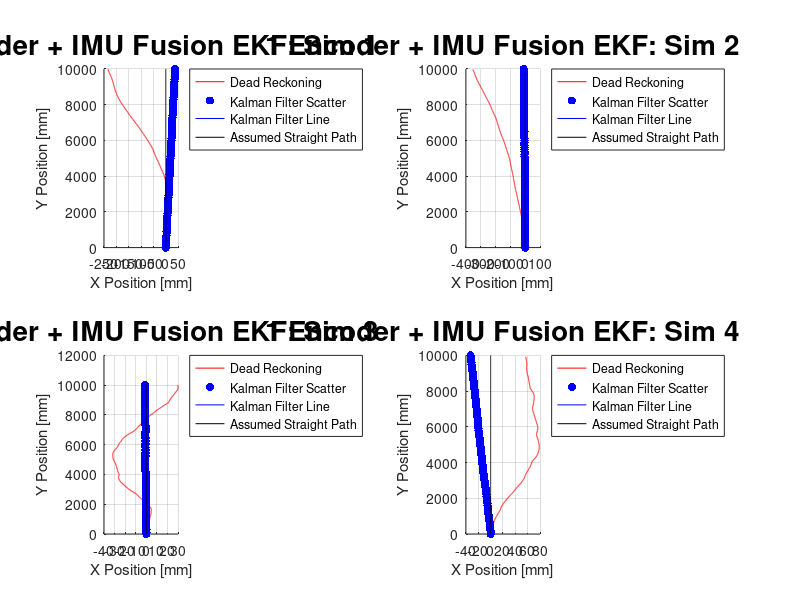

Recreate this plot in MATLAB.
close all
clear all
%% Notes
%   In each option IMU and GPS sampling rates are the same and encoder
%   simulation is decimated to match.
%
%   Encoder + IMU + GPS simulation does not take into account different
%   sampling rates. The lowest sampling rate sbhould be used for decimation 
%
%% Pick An Option Below

Option = 4;

%   1 = 2 Encoder + GPS
%   2 = 2 Encoder + IMU
%   3 = 2 Encoder + IMU + GPS
%   4 = 1 Encoder + IMU 


%% Variables
l = 50;                     % Wheel base
r = 10;                     % Wheel radius
C = 2*pi*r;                 % Wheel circumference
v = 100;                    % 20mm/s max linear velocity
w = 2*v/l;                  % Angular speed when rotating
fIMU = 1;                   % 1 Hz  
fGPS = 1;                   % 1 Hz 
fEnc = 10;                  % 5 Hz  

dtEnc = 1/fEnc;             % Encoder timestep

sim_length = 10000;         % Straight line length
t_len = sim_length/v;       % Time moving 

encStd = 0.5;               % Standard Deviations
GPSStd = 40;  
IMUStd = 0.2*pi/180;          

sinamp = 0;                %Amplitude of GPS X sine wave

X0 = 0;
Y0 = 0;
Z0 = 0;
Theta0 = 90*pi/180;

IMU_points = t_len/(fIMU);
gps_points = t_len/(fGPS);

%% Functions 
% Velocity
theta_dot_v = @(vr, vl) (1/l)*(vr - vl)*dtEnc;
X_dot_v = @(vr, vl, theta) (vr/2 + vl/2)*cos(theta + (theta_dot_v(vr, vl)/2))*dtEnc; 
Y_dot_v = @(vr, vl, theta) (vr/2 + vl/2)*sin(theta + (theta_dot_v(vr, vl)/2))*dtEnc;
enc_noise = @(encVar) (encVar)*randn(1);

%% Initialise 
X = X0;
Y = Y0;
Theta = Theta0;

%% Simulate and Plot Ideal Data
count = 1;
XIdeal(count,:) = X;
YIdeal(count,:) = Y;
ThetaIdeal(count,:) = Theta0;
speeds(count,:)= [v v];

while Y < sim_length
    
    count = count + 1;
    Y = Y + Y_dot_v(v, v, Theta0);
    X = X + X_dot_v(v, v, Theta0);
    XIdeal(count,:) = X;
    YIdeal(count,:) = Y;
    ThetaIdeal(count,:) = Theta0;
    speeds(count,:) = [v v];
        
end


%% Preset Sizes
encError = zeros(length(speeds),2);
pose_noise = zeros(length(speeds),4);
thetaGyroMeas = zeros(IMU_points,1);
x_sim_gps = zeros(1,length(gps_points));
y_sim_gps = zeros(1,length(gps_points));
X_kal = zeros(IMU_points,4);

for pp =1:4
            %% Add Encoder Noise
        for i = 1: length(speeds)
            encError(i,1) = enc_noise(encStd);
            encError(i,2) = enc_noise(encStd);
        end

        lwv_e = (speeds(:,2) + encError(:,2));
        rwv_e = (speeds(:,1) + encError(:,1));

        
        %% Reinitialise and Plot

        xt = X0;
        yt = Y0;
        theta = Theta0;

        for ii = 1:length(speeds)
            pose_noise(ii,1:4) = [xt, yt, 0, theta];

            xt = pose_noise(ii,1) + X_dot_v(rwv_e(ii),lwv_e(ii), pose_noise(ii,4)); 
            yt = pose_noise(ii,2) + Y_dot_v(rwv_e(ii),lwv_e(ii), pose_noise(ii,4)); 
            theta = pose_noise(ii,4) + (theta_dot_v(rwv_e(ii), lwv_e(ii)));

        end
        
        if Option == 1 %Encoder + GPS
            %% Simulate GPS data
            x_sim_gps = zeros(1,length(XIdeal));
            y_sim_gps = zeros(1,length(XIdeal));

            tt = linspace(0,2*pi,length(XIdeal));

            for q = 1:length(XIdeal)

                x_sim_gps(q) = XIdeal(q) + randn()*(GPSStd) + sinamp*sin(tt(q)/2); 
                y_sim_gps(q) = YIdeal(q) + randn()*(GPSStd);

            end

            factor = fEnc/fGPS;
            x_sim_gps = decimate(x_sim_gps,factor,5);
            y_sim_gps = decimate(y_sim_gps,factor,5);

            %% Decimate and Convert Encoders and Units 

            factor = fEnc/fGPS;
            lwv_e = decimate(lwv_e,factor,5)/dtEnc;
            rwv_e = decimate(rwv_e,factor,5)/dtEnc;

            %% EKF

            R = [GPSStd 0 0 
                0 GPSStd 0 
                0 0 GPSStd ]; 

            V = eye(3);

            Q = [encStd 0
                0   encStd];

            P_ini = zeros(4,4);
            P = P_ini;
            X_kal = zeros(length(x_sim_gps),4);

            % Initial Guess of State

            X_hat_prev = [X0, Y0, Z0, Theta0]; 

            X_hat_prev(1) = X0;
            X_hat_prev(2) = Y0;
            X_hat_prev(3) = 0;
            X_hat_prev(4) = Theta0;

            X_kal(1,1:4) = [X_hat_prev(1) X_hat_prev(2) X_hat_prev(3) X_hat_prev(4)];


            for i = 1:length(rwv_e)

                X_hat_minus = [X_hat_prev(1) + X_dot_v(rwv_e(i),lwv_e(i),X_hat_prev(4))
                               X_hat_prev(2) + Y_dot_v(rwv_e(i),lwv_e(i),X_hat_prev(4))
                               X_hat_prev(3)
                               X_hat_prev(4) + theta_dot_v(rwv_e(i),lwv_e(i))   ];


                A = [1  0   0   -(dtEnc/2)*(rwv_e(i) + lwv_e(i))*sin(X_hat_prev(4))
                    0   1   0  (dtEnc/2)*(rwv_e(i) + lwv_e(i))*cos(X_hat_prev(4))
                    0   0   1   0
                    0   0   0   1];

                W = [(dtEnc/2)*cos(X_hat_prev(4))  (dtEnc/2)*cos(X_hat_prev(4))
                    (dtEnc/2)*sin(X_hat_prev(4)) (dtEnc/2)*sin(X_hat_prev(4))
                    0   0
                    ( -dtEnc/l)     (dtEnc/l)];



                % Measurment Jacobian
                H = [   1 0 0 0
                        0 1 0 0
                        0 0 1 0    ];


                z = [x_sim_gps(i)
                     y_sim_gps(i)
                     0];


                h_0 = H*X_hat_minus; %% from online presentation???

                % Kalman Filter Implimentation

                P = A*P*A' + W*Q*W'; 

                K = P*H'*(H*P*H' + V*R*V')^-1; %%%%%

                %EKF Correction
                X_hat = X_hat_minus  + K*(z - h_0);

                X_kal(i+1,1:4) = X_hat(1:4)';

                P = (eye(4)-K*H)*P; 

                X_hat_prev = X_hat;

end 
        
    elseif Option == 2 % Encoder + IMU
        
        for jj = 1:length(rwv_e)
            
            thetaGyroMeas(jj) = Theta0 + randn(1)*(IMUStd); 
            
        end
        
        thetaGyroMeas = thetaGyroMeas';
        
        factor = fEnc/fGPS;
        thetaGyroMeas = decimate(thetaGyroMeas,factor,5);
        
        factor = fEnc/fIMU;
        lwv_e = decimate(lwv_e,factor,5)/dtEnc;
        rwv_e = decimate(rwv_e,factor,5)/dtEnc;
        
        %% EKF

        R = [IMUStd]; 

        V = 1;

        Q = [encStd 0
            0   encStd];

        P_ini = zeros(4,4);
        P = P_ini;
                      
        % Initial Guess of State

        X_hat_prev = [X0, Y0, 0, Theta0]; 

        X_hat_minus_plot = zeros(length(pose_noise),4);

        X_hat_prev(1) = X0;
        X_hat_prev(2) = Y0;
        X_hat_prev(3) = 0;
        X_hat_prev(4) = Theta0;

        X_kal = zeros(length(rwv_e),4);
        X_kal(1,1:4) = [X_hat_prev(1) X_hat_prev(2) X_hat_prev(3) X_hat_prev(4)];  
    
        for i = 1:length(rwv_e)


        X_hat_minus = [X_hat_prev(1) + X_dot_v(rwv_e(i),lwv_e(i),X_hat_prev(4))
                       X_hat_prev(2) + Y_dot_v(rwv_e(i),lwv_e(i),X_hat_prev(4))
                       X_hat_prev(3)
                       X_hat_prev(4) + theta_dot_v(rwv_e(i),lwv_e(i))   ];



        A = [1  0   0   -(dtEnc/2)*(rwv_e(i) + lwv_e(i))*sin(X_hat_prev(4))
            0   1   0  (dtEnc/2)*(rwv_e(i) + lwv_e(i))*cos(X_hat_prev(4))
            0   0   1   0
            0   0   0   1];

        W = [(dtEnc/2)*cos(X_hat_prev(4))  (dtEnc/2)*cos(X_hat_prev(4))
            (dtEnc/2)*sin(X_hat_prev(4)) (dtEnc/2)*sin(X_hat_prev(4))
            0   0
            ( -dtEnc/l)     (dtEnc/l)];


        % Measurment Jacobian
        H = [   0 0 0 1   ];


        z = [thetaGyroMeas(i)]; % Use the previous X position
        
        h_0 = H*X_hat_minus; 

       % Kalman Filter Implimentation

       P = A*P*A' + W*Q*W'; 

       K = P*H'*(H*P*H' + V*R*V')^-1;

       %EKF Correction
       X_hat = X_hat_minus  + K*(z - h_0);

       X_kal(i+1,1:4) = X_hat(1:4)';

       P = (eye(4)-K*H)*P; 

       X_hat_prev = X_hat;

    
        end
    
    elseif Option == 3
        
        for jj = 1:length(rwv_e)
            
            thetaGyroMeas(jj) = Theta0 + randn(1)*IMUStd; 
            
        end
        
            thetaGyroMeas = thetaGyroMeas';
        
            factor = fEnc/fGPS;
            thetaGyroMeas = decimate(thetaGyroMeas,factor,5);
        
            factor = fEnc/fIMU;
            lwv_e = decimate(lwv_e,factor,5)/dtEnc;
            rwv_e = decimate(rwv_e,factor,5)/dtEnc;
            
            x_sim_gps = zeros(1,length(XIdeal));
            y_sim_gps = zeros(1,length(XIdeal));

            tt = linspace(0,2*pi,length(XIdeal));

        for q = 1:length(XIdeal)

            x_sim_gps(q) = XIdeal(q) + randn()*(GPSStd) + sinamp*sin(tt(q)/2); 
            y_sim_gps(q) = YIdeal(q) + randn()*(GPSStd);

        end

        factor = fEnc/fGPS;
        x_sim_gps = decimate(x_sim_gps,factor,5);
        y_sim_gps = decimate(y_sim_gps,factor,5);
        
        
        %% EKF

R = [GPSStd 0 0 0 
    0 GPSStd 0 0 
    0 0 GPSStd 0 
    0 0 0 IMUStd]; 
    
V = eye(4);

Q = [encStd 0
    0   encStd];
  
P_ini = zeros(4,4);
P = P_ini;

% Initial Guess of State

X_hat_prev = [X0, Y0, 0, Theta0]; 

X_hat_minus_plot = zeros(length(pose_noise),4);

X_hat_prev(1) = X0;
X_hat_prev(2) = Y0;
X_hat_prev(3) = 0;
X_hat_prev(4) = Theta0;

X_kal = zeros(length(rwv_e),4);

X_kal(1,1:4) = [X_hat_prev(1) X_hat_prev(2) X_hat_prev(3) X_hat_prev(4)];  
    
for i = 1:IMU_points
      
       
    X_hat_minus = [X_hat_prev(1) + X_dot_v(rwv_e(i),lwv_e(i),X_hat_prev(4))
                   X_hat_prev(2) + Y_dot_v(rwv_e(i),lwv_e(i),X_hat_prev(4))
                   X_hat_prev(3)
                   X_hat_prev(4) + theta_dot_v(rwv_e(i),lwv_e(i))   ];
    

    
    A = [1  0   0   -(dtEnc/2)*(rwv_e(i) + lwv_e(i))*sin(X_hat_prev(4))
        0   1   0  (dtEnc/2)*(rwv_e(i) + lwv_e(i))*cos(X_hat_prev(4))
        0   0   1   0
        0   0   0   1];
    
    W = [(dtEnc/2)*cos(X_hat_prev(4))  (dtEnc/2)*cos(X_hat_prev(4))
        (dtEnc/2)*sin(X_hat_prev(4)) (dtEnc/2)*sin(X_hat_prev(4))
        0   0
        ( -dtEnc/l)     (dtEnc/l)];
      
    
    % Measurment Jacobian
    H = [1 0 0 0
        0 1 0 0
        0 0 1 0
        0 0 0 1   ];
    
        
    z = [x_sim_gps(i)
        y_sim_gps(i)
        0
        thetaGyroMeas(i)]; % Use the previous X position
         

  
    
    h_0 = H*X_hat_minus; %% from online presentation???
    
   % Kalman Filter Implimentation
     
   P = A*P*A' + W*Q*W'; 
  
   K = P*H'*inv(H*P*H' + V*R*V'); %%%%%
   
   %EKF Correction
   X_hat = X_hat_minus  + K*(z - h_0);
   
   X_kal(i+1,1:4) = X_hat(1:4)';
   
   P = (eye(4)-K*H)*P; 
   
   X_hat_prev = X_hat;
   
end
        
        elseif Option == 4
            
            

            
            
        for jj = 1:length(rwv_e)
            
            thetaGyroMeas(jj) = Theta0 + randn(1)*IMUStd; 
            
        end
        
            thetaGyroMeas = thetaGyroMeas';
            factor = fEnc/fGPS;
            thetaGyroMeas = decimate(thetaGyroMeas,factor,5);
        
            
            
            
        xt = X0;
        yt = Y0;
        theta = Theta0;

        for ii = 1:length(speeds)
            pose_noise(ii,1:4) = [xt, yt, 0, theta];

            xt = pose_noise(ii,1) + lwv_e(i)*dtEnc*cos(pose_noise(ii,4)); 
            yt = pose_noise(ii,2) + lwv_e(i)*dtEnc*sin(pose_noise(ii,4)); 
            theta = pose_noise(ii,4) + (theta_dot_v(rwv_e(ii), lwv_e(ii))); % if both wheels arnt taken into account for dead reckoning, line is straight.

        end
        
        factor = fEnc/fIMU;
        singleEnc = decimate(lwv_e,factor,5)/dtEnc;
        %% EKF

R = [IMUStd]; 
    
V = 1;

Q = [encStd];
  
P_ini = zeros(4,4);
P = P_ini;

% Initial Guess of State

X_hat_prev = [X0, Y0, 0, Theta0]; 

X_hat_minus_plot = zeros(length(pose_noise),4);

X_hat_prev(1) = X0;
X_hat_prev(2) = Y0;
X_hat_prev(3) = 0;
X_hat_prev(4) = Theta0;

X_kal = zeros(length(thetaGyroMeas),4);

X_kal(1,1:4) = [X_hat_prev(1) X_hat_prev(2) X_hat_prev(3) X_hat_prev(4)];  
X_hat_prev_prev = 90*180/pi;    

for i = 2:length(thetaGyroMeas)

    % Assumpition that both wheels do the same thing is too much?
    
    X_hat_minus = [X_hat_prev(1) + singleEnc(i)*dtEnc*cos(X_hat_prev(4))
                   X_hat_prev(2) + singleEnc(i)*dtEnc*sin(X_hat_prev(4))
                   X_hat_prev(3) 
                   X_hat_prev(4) + (thetaGyroMeas(i) - thetaGyroMeas(i-1))  ]; 
       
    
    A = [1  0   0   -(singleEnc(i)*dtEnc)*sin(X_hat_prev(4))
        0   1   0  singleEnc(i)*dtEnc*cos(X_hat_prev(4))
        0   0   1   0
        0   0   0   1]; 
    
    W = [(dtEnc)*cos(X_hat_prev(4))  
        (dtEnc)*sin(X_hat_prev(4)) 
            0 
            0  ]   ;
        
    % Measurment Jacobian
    H = [0 0 0 1];
  
    z = [thetaGyroMeas(i)]; % Use the previous X position

    h_0 = H*X_hat_minus; 
    
   % Kalman Filter Implimentation
     
   P = A*P*A' + W*Q*W'; 
  
   K = P*H'*inv(H*P*H' + V*R*V'); %%%%%
   
   %EKF Correction
   X_hat = X_hat_minus  + K*(z - h_0);
   
   X_kal(i+1,1:4) = X_hat(1:4)';
   
   P = (eye(4)-K*H)*P; 
   
   X_hat_prev = X_hat;
   
end
  
        end
        
if Option == 1
    subplot(2,2,pp)
    hold on

    plot(pose_noise(:,1), pose_noise(:,2),'r')
    scatter(X_kal(:,1),X_kal(:,2),'b','filled')
    plot(X_kal(:,1),X_kal(:,2),'b')
    plot(XIdeal, YIdeal,'k')
    scatter(x_sim_gps,y_sim_gps,'k')
    title(sprintf('2 Encoders + GPS EKF: Sim %s', num2str(pp)),'FontSize', 20)
    xlabel('X Position [mm]')
    ylabel('Y Position [mm]')
    legend('Dead Reckoning','Kalman Filter Scatter','Kalman Filter Line','Assumed Straight Path','GPS Measurment','Bestoutside', 'Location', 'northeastoutside')
    set(gcf,'units','normalized','outerposition',[0 0 1 1])
    grid on
    hold off

elseif Option == 2
    subplot(2,2,pp)
    hold on

    plot(pose_noise(:,1), pose_noise(:,2),'r')
    scatter(X_kal(:,1),X_kal(:,2),'b','filled')
    plot(X_kal(:,1),X_kal(:,2),'b')
    plot(XIdeal, YIdeal,'k')
    title(sprintf('2 Encoder + IMU Fusion EKF: Sim %s', num2str(pp)),'FontSize', 20)
    xlabel('X Position [mm]')
    ylabel('Y Position [mm]')
    legend('Dead Reckoning','Kalman Filter Scatter','Kalman Filter Line','Assumed Straight Path','Bestoutside', 'Location', 'northeastoutside')
    set(gcf,'units','normalized','outerposition',[0 0 1 1])
    grid on
    hold off

elseif Option == 3
    subplot(2,2,pp)
    hold on

    plot(pose_noise(:,1), pose_noise(:,2),'r')
    scatter(X_kal(:,1),X_kal(:,2),'b','filled')
    plot(X_kal(:,1),X_kal(:,2),'b')
    plot(XIdeal, YIdeal,'k')
    scatter(x_sim_gps,y_sim_gps,'k')
    title(sprintf('2 Encoder + GPS + IMU EKF: Sim %s', num2str(pp)),'FontSize', 20)
    xlabel('X Position [mm]')
    ylabel('Y Position [mm]')
    legend('Dead Reckoning','Kalman Filter Scatter','Kalman Filter Line','Assumed Straight Path','GPS Measurment','Bestoutside', 'Location', 'northeastoutside')
    set(gcf,'units','normalized','outerposition',[0 0 1 1])
    grid on
    hold off
    
elseif Option == 4
    subplot(2,2,pp)
    hold on

    plot(pose_noise(:,1), pose_noise(:,2),'r')
    scatter(X_kal(:,1),X_kal(:,2),'b','filled')
    plot(X_kal(:,1),X_kal(:,2),'b')
    plot(XIdeal, YIdeal,'k')
    title(sprintf('1 Encoder + IMU Fusion EKF: Sim %s', num2str(pp)),'FontSize', 20)
    xlabel('X Position [mm]')
    ylabel('Y Position [mm]')
    legend('Dead Reckoning','Kalman Filter Scatter','Kalman Filter Line','Assumed Straight Path','Bestoutside', 'Location', 'northeastoutside')
    set(gcf,'units','normalized','outerposition',[0 0 1 1])
    grid on
    hold off
    
else 
    
end
    

end






